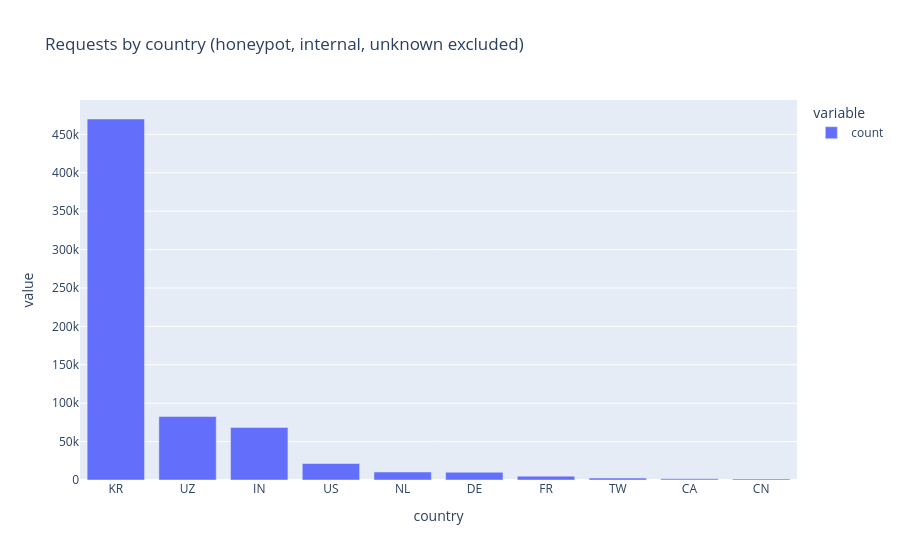

This figure's notebook cell:
### Code cell
countries = real[~real.country.isin(['internal', 'unknown'])].country.value_counts().head(10)
px.bar(countries, title='Requests by country (honeypot, internal, unknown excluded)')

### Figure 1 — Plotly figure (JSON) as saved in the notebook; plotly's stock layout.template omitted (floating-point values rounded to 4 significant figures)
{"data": [{"hovertemplate": "variable=count<br>country=%{x}<br>value=%{y}<extra></extra>", "legendgroup": "count", "marker": {"color": "#636efa", "pattern": {"shape": ""}}, "name": "count", "orientation": "v", "showlegend": true, "textposition": "auto", "type": "bar", "x": ["KR", "UZ", "IN", "US", "NL", "DE", "FR", "TW", "CA", "CN"], "xaxis": "x", "y": [469997, 82653, 68466, 21479, 10396, 10109, 5001, 2493, 1492, 1405], "yaxis": "y"}], "layout": {"barmode": "relative", "legend": {"title": {"text": "variable"}, "tracegroupgap": 0}, "title": {"text": "Requests by country (honeypot, internal, unknown excluded)"}, "xaxis": {"anchor": "y", "domain": [0, 1], "title": {"text": "country"}}, "yaxis": {"anchor": "x", "domain": [0, 1], "title": {"text": "value"}}}}
